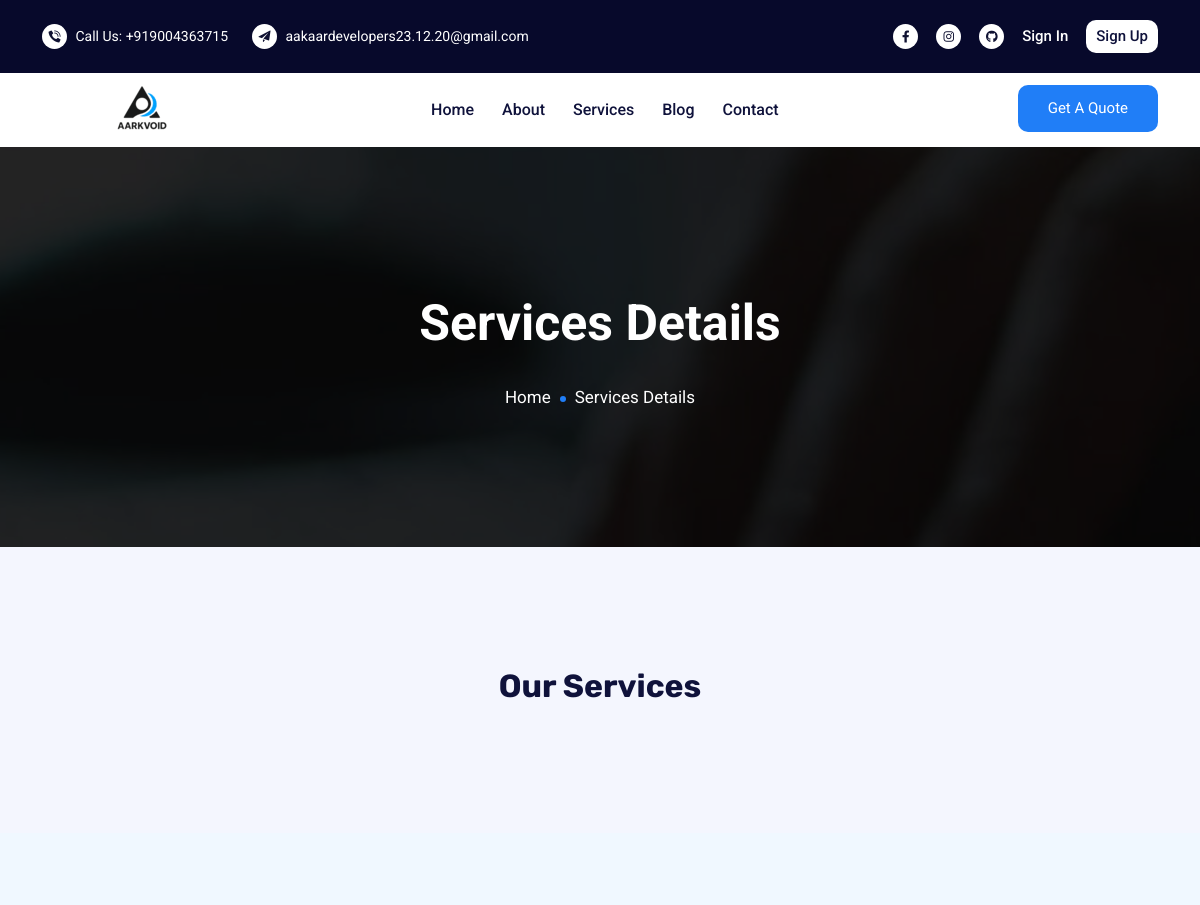
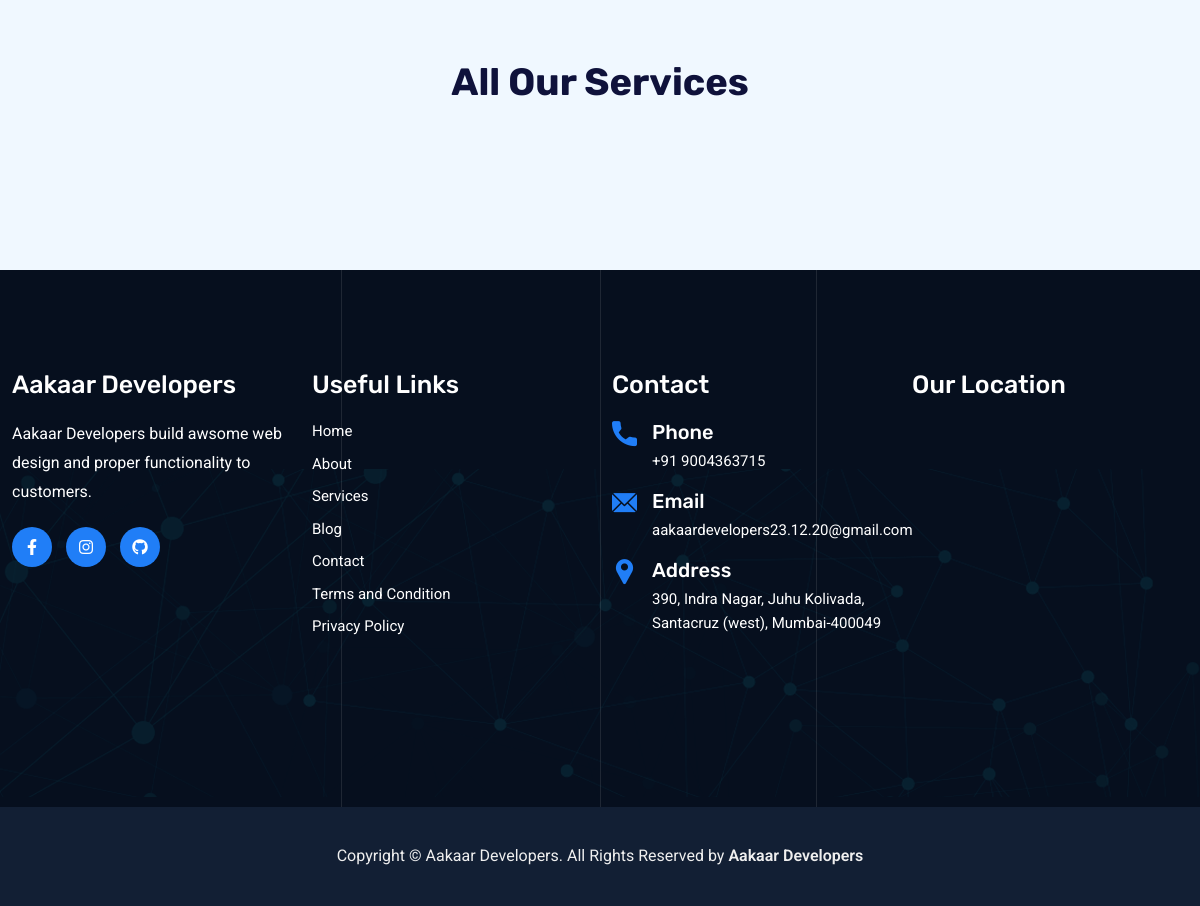
/services/service_details/2/, run on an earlier commit of the app's database (2 pictures, top to bottom).
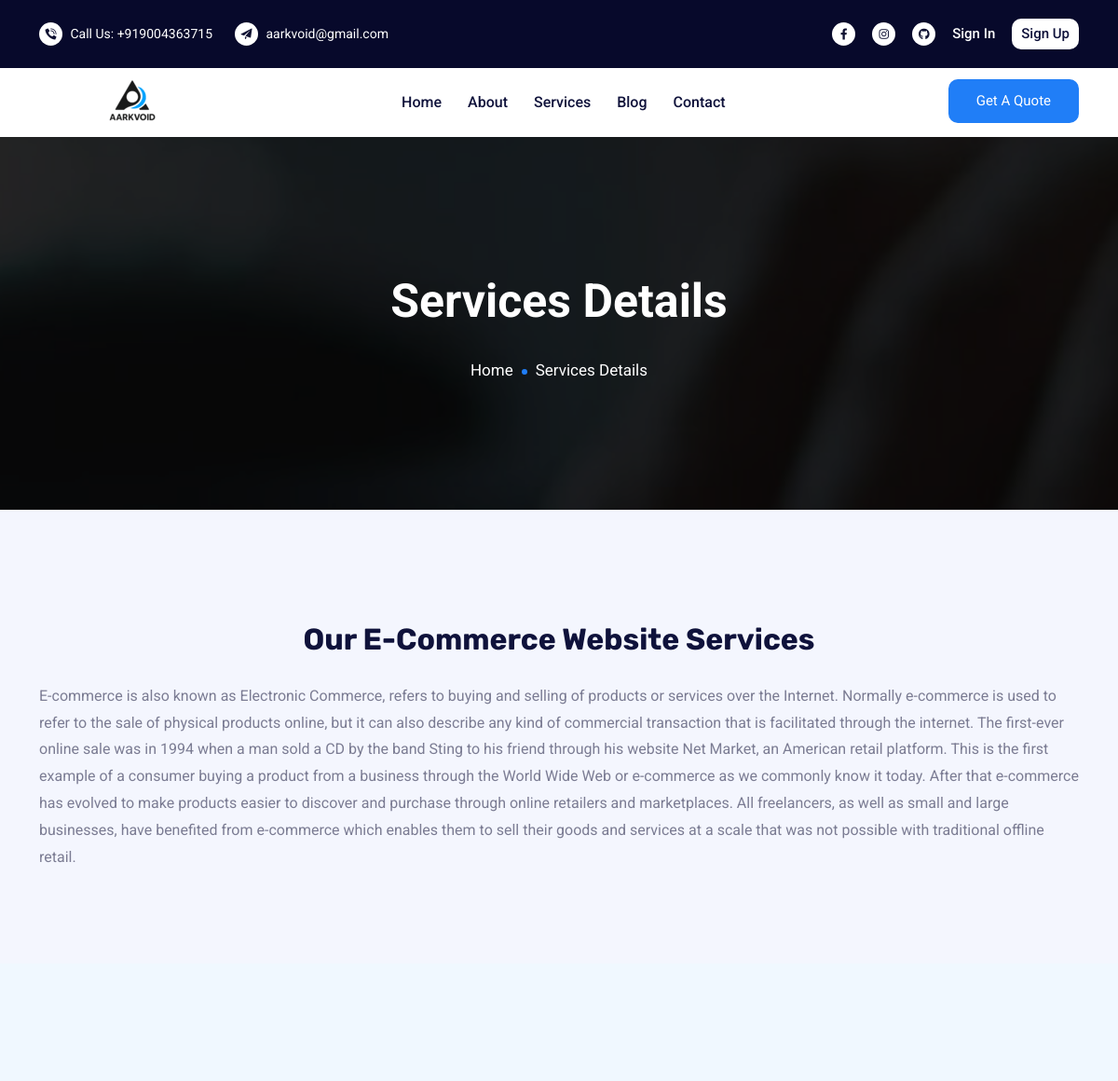
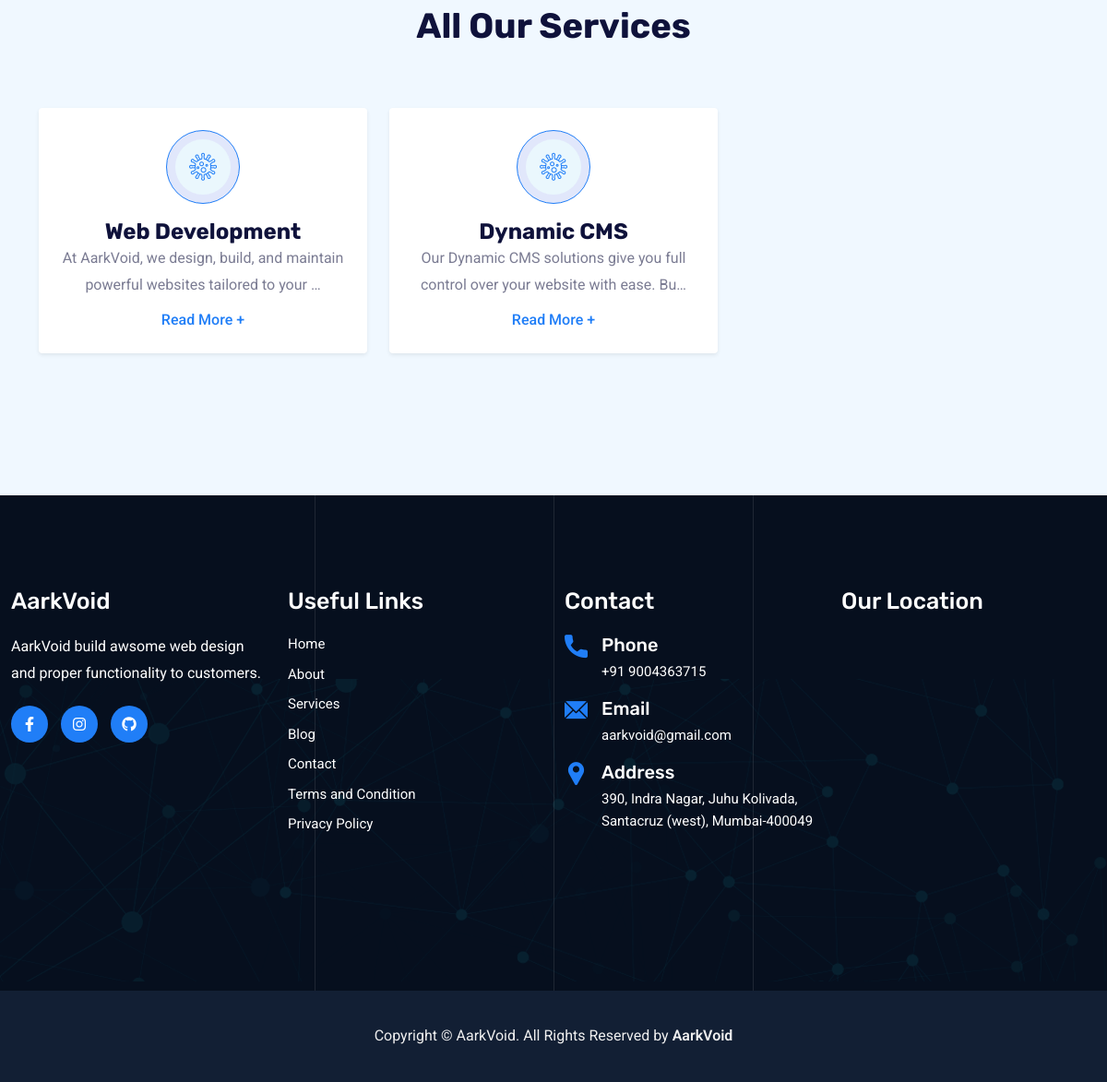
And on a later commit of the database (2 pictures, top to bottom).
### main/models.py (models this page shows, shortened)
class CompanyDetail(models.Model):
    companyName = models.CharField(max_length=50)
    companyEmail = models.EmailField(max_length=254)
    companyMobile = models.IntegerField()
    companyAddress = models.TextField()
    companyDescription = models.TextField()
    companyLocationUrl = models.TextField()
    created = models.DateTimeField(auto_now_add=True)
    updated = models.DateTimeField(auto_now=True)

class SocialMedia(models.Model):
    social_media_name = models.CharField(max_length=50)
    link = models.URLField(max_length=200)
    enable = models.BooleanField(default=False)
    icon_label = models.CharField(max_length=50)
    created = models.DateTimeField(auto_now_add=True)
    updated = models.DateTimeField(auto_now=True)

### services/models.py (models this page shows)
class ServiceDetail(models.Model):
    serviceName = models.ForeignKey(Service, on_delete=models.CASCADE)
    description = models.TextField(blank=True, null=True)
    created = models.DateTimeField(auto_now_add=True)
    updated = models.DateTimeField(auto_now=True)
    def __str__(self):
        return str(self.serviceName)

class Service(models.Model):
    serviceName = models.CharField(max_length=20, blank=True, null=True)
    serviceDescription = models.TextField(blank=True, null=True)
    icon = models.ImageField(upload_to='Services', blank=True, null=True)
    created = models.DateTimeField(auto_now_add=True)
    updated = models.DateTimeField(auto_now=True)
    def __str__(self):
        return str(self.serviceName)

### services/views.py (the view)
# urls.py: path('service_details/<int:serviceId>/', views.service_details, name='service_details'),
def service_details(request, serviceId):
    try:
        service = Service.objects.get(id=serviceId)
        serviceDetails = ServiceDetail.objects.get(serviceName=service)
        ids = [serviceId-1,serviceId+1]
        allservices = Service.objects.filter(id__in=ids)
    except Exception as e:
        serviceDetails = None
        allservices = None
    print('serviceDetails: ', serviceDetails)
    context = {
        'serviceDetails': serviceDetails,
        'all_services':allservices,
    }
    return render(request, 'services/services_details.html', context)

### main/context_processors.py (called while the page is built)
def get_company_details(request):
    try:
        company = CompanyDetail.objects.all().last()
        social = SocialMedia.objects.filter(enable=True)
    except Exception as e:
        print('Exception in context_processor of main: ', e)
    return {
        'company': company,
        'social': social
    }

def display_navbar(request):
    try:
        file_obj = open('nav_json.json')
        json_obj = json.load(file_obj)
        navbars = json_obj['navbars']
        footar_navbars = navbars[:]
        for nav in json_obj['footar-navbars']:
            footar_navbars.append(nav)
    except Exception as e:
        print('Exception in display_navbar page context : ', e)
    return {
        'navbars': navbars,
        'footar_navbars': footar_navbars
    }

### templates/services/services_details.html (shortened to what this page needs)
{% extends 'base.html' %}
{% block content %}
    <div class="page-title-area item-bg-5">
        <div class="d-table">
            <div class="d-table-cell">
                <div class="container">
                    <div class="page-title-content">
                        <h2>Services Details</h2>
                        <ul>
                            <li><a href="{% url 'index_view' %}">Home</a></li>
                            <li>Services Details</li>
                        </ul>
                    </div>
                </div>
            </div>
        </div>
    </div>
        <section class="services-section bg-f4f6fe pt-100 pb-100">
            <div class="container">
                <div>
                    <h2>Our {{ serviceDetails.serviceName.serviceName }} Services</h2>
                    <p>{{ serviceDetails.description }}</p>
                </div>
            </div>
        </section>
    <section class="pt-100 pb-100" style="background-color: #f0f8ff;">
        <div class="container">
            <div class="section-title">
                <h2>All Our Services</h2>
            </div>
            <div class="row">
                {% for service in all_services %}
                <div class="col-lg-4 col-md-6 mb-4">
                    <div class="services-item-two shadow-sm p-4 bg-white rounded text-center">
                        <div class="icon mb-3">
                            <i class="flaticon-bacteria"></i>
                        </div>
                        <a href="{% url 'service_details' service.id %}">
                            <h4>{{ service.serviceName }}</h4>
                        </a>
                        <p>{{ service.serviceDescription|truncatechars:80 }}</p>
                        <a href="{% url 'service_details' service.id %}" class="read-btn">Read More +</a>
                    </div>
                </div>
                {% endfor %}
            </div>
        </div>
    </section>
{% endblock content %}

### templates/base.html (shortened to what the changed rows need)
{% load static %}
<!DOCTYPE html>
<html lang="en">
    <head>
        <link rel="stylesheet" href="{% static 'assets/css/bootstrap.min.css' %}">
        <link rel="stylesheet" href="{% static 'assets/css/animate.min.css' %}">
        <link rel="stylesheet" href="{% static 'assets/css/meanmenu.css' %}">
        <link rel="stylesheet" href="{% static 'assets/css/all.min.css' %}">
        <link rel="stylesheet" href="{% static 'assets/css/fontawesome.min.css' %}">
        <link rel="stylesheet" href="{% static 'assets/css/flaticon.css' %}">
        <link rel="stylesheet" href="{% static 'assets/css/nice-select.min.css' %}">
        <link rel="stylesheet" href="{% static 'assets/css/odometer.min.css' %}">
        <link rel="stylesheet" href="{% static 'assets/css/magnific-popup.min.css' %}">
        <link rel="stylesheet" href="{% static 'assets/css/owl.carousel.min.css' %}">
        <link rel="stylesheet" href="{% static 'assets/css/owl.theme.default.min.css' %}">
        <link rel="stylesheet" href="{% static 'assets/css/style.css' %}">
        <link rel="stylesheet" href="{% static 'assets/css/dark.css' %}">
        <link rel="stylesheet" href="{% static 'assets/css/responsive.css' %}">
    </head>
    <body>
        {% if not request.resolver_match.view_name == 'index_view' %}
            {% include 'components/navbar_site.html' %}
        {% else %}
            {% include 'components/navbar_index.html' %}
        {% endif %}
        {% block content %} {% endblock content %}
        <section class="footer-area pt-100 pb-70">
            <div class="container-fluid">
                <div class="row">
                    <div class="col-lg-3 col-sm-6">
                        <div class="single-footer-widget">
                            <h3>{{ company.companyName }}</h3>
                            <p>{{ company.companyDescription }}</p>
                            <ul class="footer-social">
                                {% if social %}
                                    {% for link in social %}
                                        {% if link.enable %}
                                            <li>
                                                <a href="{{ link.link }}" target="_blank">
                                                    <i class="{{ link.icon_label }}"></i>
                                                </a>
                                            </li>
                                        {% endif %}
                                    {% endfor %}
                                {% endif %}
                            </ul>
                        </div>
                    </div>
                    <div class="col-lg-3 col-sm-6">
                        <div class="single-footer-widget pl-5">
                            <ul class="footer-quick-links">
                                {% for nav in footar_navbars %}
                                    <li>
                                        <a href="{% url nav.url %}">{{ nav.navbar_name }}</a>
                                    </li>
                                {% endfor %}
                            </ul>
                        </div>
                    </div>
                    <div class="col-lg-3 col-sm-6">
                        <div class="single-footer-widget">
                            <div class="footer-info-contact">
                                <span><a href="tel:91{{ company.companyMobile }}">+91 {{ company.companyMobile }}</a></span>
                            </div>
                            <div class="footer-info-contact">
                                <span><a
                                        href="mailto:{{ company.companyEmail }}"><span>{{ company.companyEmail }}</span></a></span>
                            </div>
                            <div class="footer-info-contact">
                                <i class="flaticon-pin"></i>
                                <h3>Address</h3>
                                <span>{{ company.companyAddress }}</span>
                            </div>
                        </div>
                    </div>
                </div>
            </div>
        </section>
        <div class="copyright-area">
            <div class="container">
                <p>
                    Copyright © {{ company.companyName }}. All Rights Reserved by
                    <a href="#" target="_blank">
                        {{ company.companyName }}
                    </a>
                </p>
            </div>
        </div>
    </body>
</html>

### templates/components/navbar_site.html (shortened to what this page needs)
{% load static %}
<header class="header-area">
    <div class="top-header">
        <div class="container">
            <div class="row align-items-center">
                <div class="col-lg-6">
                    <ul class="top-list">
                        <li>
                            <i class='flaticon-phone-call'></i>
                            <a href="tel:919160043715">Call Us: +91{{ company.companyMobile }} </a>
                        </li>
                        <li>
                            <i class='flaticon-paper-plane'></i>
                            <a href="mailto:{{ company.companyEmail }}"><span>{{ company.companyEmail }}</span></a>
                        </li>
                    </ul>
                </div>
                <div class="col-lg-6">
                    <ul class="top-social">
                        {% if social %}
                            {% for link in social %}
                                {% if link.enable %}
                                    <li>
                                        <a href="{{ link.link }}" target="_blank">
                                            <i class="{{ link.icon_label }}"></i>
                                        </a>
                                    </li>
                                {% endif %}
                            {% endfor %}
                        {% endif %}
                        {% if not request.user.is_authenticated %}
                            <li>
                                <a href="{% url 'login_view' %}" class="log-in">
                                    Sign In
                                </a>
                            </li>
                            <li>
                                <a href="{% url 'register_view' %}" class="sign-in">
                                    Sign Up
                                </a>
                            </li>
                        {% endif %}
                    </ul>
                </div>
            </div>
        </div>
    </div>
    <div class="navbar-area navbar-two">
        <div class="main-navbar">
            <div class="container">
                <nav class="navbar navbar-expand-md navbar-light">
                    <a href="{% url 'index_view' %}">
                        <img src="{% static 'assets/img/logo1.png' %}" class="black-logo" alt="image">
                    </a>
                    <div class="collapse navbar-collapse mean-menu" id="navbarSupportedContent">
                        <ul class="navbar-nav">
                            {% for nav in navbars %}
                                <li class="nav-item {% if request.resolver_match.view_name == nav.url %} active {% endif %}">
                                    <a href="{% url nav.url %}" class="nav-link">
                                        {{ nav.navbar_name }}
                                    </a>
                                </li>
                            {% endfor %}
                        </ul>
                        <div class="others-options">
                            <a href="quote.html" class="default-btn-two">
                                Get a Quote
                            </a>
                        </div>
                    </div>
                </nav>
            </div>
        </div>
    </div>
</header>

What changed in the data, as far as the page shows it:
changed CompanyDetail "390, Indra Nagar, Juhu Kolivada, Santacruz (west), Mumbai-400049": companyEmail "aakaardevelopers23.12.20@gmail.com" → "aarkvoid@gmail.com"; companyName "Aakaar Developers" → "AarkVoid"; companyDescription "Aakaar Developers build awsome web design and proper functionality to customers." → "AarkVoid build awsome web design and proper functionality to customers."
added ServiceDetail: serviceName.serviceName "E-Commerce Website", description "E-commerce is also known as Electronic Commerce, refers to buying and selling of products or services over the Internet. Normally e-commerce is used to refer to the sale of physical products online, but it can also describe any kind of commercial transaction that is facilitated through the internet. The first-ever online sale was in 1994 when a man sold a CD by the band Sting to his friend through his website Net Market, an American retail platform. This is the first example of a consumer buying a product from a business through the World Wide Web or e-commerce as we commonly know it today. After that e-commerce has evolved to make products easier to discover and purchase through online…"
now on this page (row edited): Service: serviceName "Web Development", serviceDescription "At AarkVoid, we design, build, and maintain powerful websites tailored to your …"
now on this page (row edited): Service: serviceName "Dynamic CMS", serviceDescription "Our Dynamic CMS solutions give you full control over your website with ease. Bu…"
